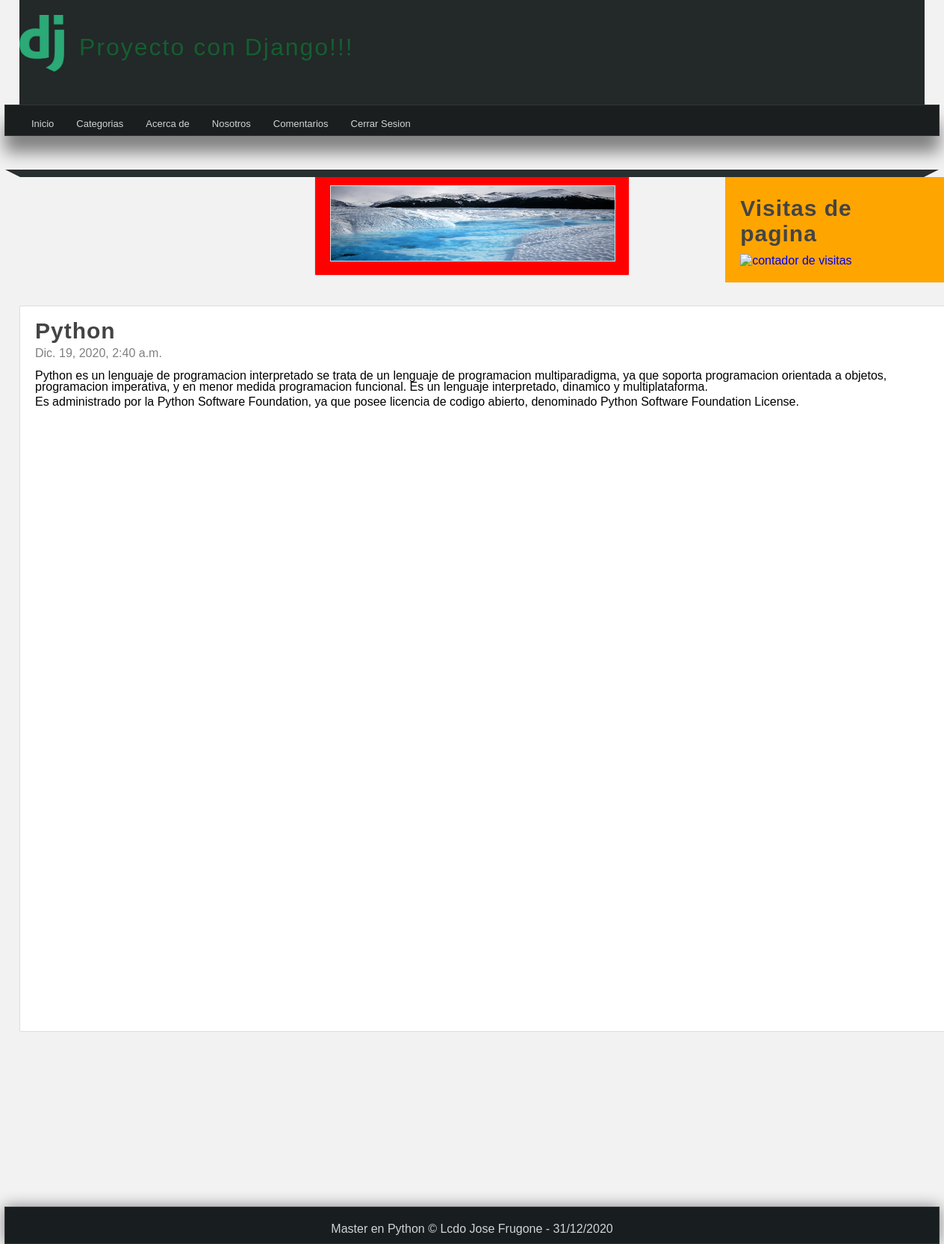
The page /detalles/1 (signed in) on the database its author committed.
### pages/models.py (models this page shows, shortened)
class Page(models.Model):
    title = models.CharField(max_length=150, verbose_name="Titulo")
    content = RichTextField(verbose_name="Contenido")
    slug = models.CharField(unique=True,max_length=150, verbose_name="URL_amigable")
    order = models.IntegerField(default=0,verbose_name="orden")
    visible = models.BooleanField(verbose_name="visible?")
    created_at = models.DateTimeField(auto_now_add=True, verbose_name="Creado_el")
    updated_at = models.DateTimeField(auto_now=True, verbose_name="Actualizado_el")
    class Meta:
        verbose_name = "Pagina"
        verbose_name_plural = "Paginas"

### blog/models.py (models this page shows, shortened)
class Article(models.Model):
    title = models.CharField(max_length=200, verbose_name="Titulo")
    content = RichTextField(verbose_name="contenido")
    Image = models.ImageField(default="null", verbose_name="Imagen", upload_to="articles")
    public = models.BooleanField(verbose_name="Publicado?")
    user = models.ForeignKey(User, verbose_name="Usuario", on_delete=models.CASCADE)
    categories = models.ManyToManyField(Category, verbose_name="Categorias", blank=True, related_name="articles")
    created_at = models.DateTimeField(auto_now_add=True, verbose_name="Creado el")
    updated_at = models.DateTimeField(auto_now=True, verbose_name="Editado el")
    class Meta:
        verbose_name = "Articulo"
        verbose_name_plural = "Articulos"

### blog/views.py (the view)
# urls.py: path('detalles/<int:article_id>', views.article, name="detalle")
@login_required(login_url="login")
def article(request, article_id):
    article = get_object_or_404(Article, id=article_id)
    return render(request, 'articles/detail.html',{
        'article':article
    })

### blog/processor.py (called while the page is built)
def get_categories(request):
    categories_in_use = Article.objects.filter(public=True).values_list('categories', flat=True)
    categoria = Category.objects.filter(id__in=categories_in_use).values_list('id', 'name', 'description')
    return {
        'ids':categories_in_use,
        'categoria':categoria
    }

### pages/context_processor.py (called while the page is built)
def get_pages(request):
    pages = Page.objects.filter(visible=True).order_by('order').values_list('id', 'title', 'slug')
    return {
        'pages':pages
    }

### blog/templates/articles/detail.html (shortened to what this page needs)
{% extends 'layout/layout.html' %}
{% block content %}
    <h1 class="title">{{article.title}}</h1>
    <span class="date">{{article.created_at}}</span>
    <p>{{article.content|safe}}</p>
{% endblock %}

### mainapp/templates/layout/layout.html (shortened to what this page needs)
{% load static %}
<!DOCTYPE html>
<html lang="es">
<head>
    <link rel="stylesheet" type="text/css" href="{% static 'css/styles.css' %}" />
</head>
<body>
    <header>
        <div id="logotipo">
            <img src="{% static 'images/logo.png'%}" />
            <h1>Proyecto con Django!!!</h1>
        </div>
    </header>
    <nav>
        <ul>
            <li>
                <a href="{% url 'inicio' %}">Inicio</a>
            </li>
            {% if user.email %}
                <li>
                    <a href="{% url 'list_article' %}">Categorias</a>
                </li>
                {% for page in pages %}
                <li>
                    <a href="{% url 'page' page.2 %}">{{page.1}}</a>
                </li>
                {% endfor %}
                <li>
                    <a href="{% url 'logout' %}">Cerrar Sesion</a>
                </li>
            {% endif %}
        </ul>
    </nav>
    <div class="barra">
        <span class="esquina-izquierda"></span>
        <span class="relleno-barra"></span>
        <span class="esquina-derecha"></span>
    </div>
    <div class="contador-visitas">
        <aside>
                <h2 class="title">Visitas de pagina</h2>
                <a href="https://www.contadorvisitasgratis.com" title="contador de visitas"><img
                        src="https://counter3.stat.ovh/private/contadorvisitasgratis.php?c=uaa1seee4dfrfe6n1kmllx6dggjh116s"
                        border="0" title="contador de visitas" alt="contador de visitas" target="_blank"></a>
        </aside>
    </div>
    <div class="box-imagen">
         <img src="{% static 'images/mifondo2.jpg'%}" />
    </div>
    <div class="content">
            <div class="box">
                {% block content %}{% endblock %}
            </div>
    </div>
    <div class="mapa-lugar">
                    <iframe src="https://www.google.com/maps/embed?pb=!1m14!1m12!1m3!1d15948.13508653324!2d-79.88568169999999!3d-2.1407391000000002!2m3!1f0!2f0!3f0!3m2!1i1024!2i768!4f13.1!5e0!3m2!1ses-419!2sec!4v1604331730668!5m2!1ses-419!2sec" width="300" height="200" frameborder="0" style="border:0;" allowfullscreen="" aria-hidden="false" tabindex="0"></iframe>
    </div>
    <footer>
        Master en Python &copy; Lcdo Jose Frugone - {% now "d/m/Y" %}
    </footer>
</body>
</html>

### mainapp/static/css/styles.css (style rules this page uses)
* { margin: 0px; padding: 0px; font-family: sans-serif, Arial, Helvetica; text-decoration: none; }
body { background-color: #F2F2F2; }
p, h2, h3, ul { margin-top: 5px; margin-bottom: 5px; }
ul, ol { margin-left: 20px; margin-bottom: 20px; }
header { width: 1212px; height: 140px; background-color: #232828; margin: 0px auto; }
#logotipo img { display: block; width: 60px; float: left; margin-top: 20px; }
#logotipo h1 { display: block; float: left; letter-spacing: 2px; margin-top: 45px; margin-left: 20px; font-weight: lighter; color: #145e30 }
nav { width: 1250px; height: 40px; background-color: #1B1E1F; border: 1px solid #333333; margin: 0 auto; margin-bottom: 45px; box-shadow: 0px 22px 22px gray; font-size: 13px; }
nav > ul { list-style: none; text-decoration: none; }
nav > ul > li { line-height: 40px; float: left; }
nav > ul > li > a { display: block; padding-left: 15px; padding-right: 15px; color: #d1d4d6; }
.barra { width: 1250px; margin: 0 auto; }
.esquina-izquierda { display: block; border-left: 20px solid transparent; border-top: 10px solid #2B2F30; float: left; }
.esquina-derecha { display: block; border-right: 20px solid transparent; border-top: 10px solid #2B2F30; float: right; }
.relleno-barra { display: block; width: 1210px; background: #282F30; height: 10px; float: left; }
.content { width: 1212px; min-height: 500px; margin: 0px auto; margin-bottom: 30px; margin-top: 40px; line-height: 15px; }
.date { display: block; margin-top: 15px; margin-bottom: 15px; color: grey; }
.box { background: white; width: 100%; min-height: 930px; padding: 20px; border: 1px solid #ddd; border-radius: 2px; margin: 0 auto; }
.box-imagen { background: red; width: 30%; height: 100px; padding: 20px; border: 1px solid #ddd; border-radius: 2px; margin: 0 auto; }
.box-imagen img { width: 100%; height: 100px; float: left; border: 1px solid #ddd; margin: 0 auto; }
.title { color: #444; letter-spacing: 1px; font-size: 30px; margin-bottom: 10px; margin-top: 5px; }
aside { float: right; width: 20%; padding: 20px; min-height: 100px; margin: 0 auto; background: orange; }
footer { width: 1250px; background-color: #181E1F; border: 1px solid #333; color: #d1d4d6; text-align: center; margin: 0 auto; padding-top: 20px; padding-bottom: 10px; box-shadow: 0px 0px 20px gray; }

### rows shown on the page
Page: title "Acerca de"
Page: title "Nosotros"
Page: title "Comentarios"
Article: title "Python", created_at "Dic. 19, 2020, 2:40 a.m.", content "Python es un lenguaje de programacion interpretado se trata de un lenguaje de programacion multiparadigma, ya que soporta programacion orientada a objetos, programacion imperativa, y en menor medida programacion funcional. Es un lenguaje interpretado, dinamico y multiplataforma. Es administrado por la Python Software Foundation, ya que posee licencia de codigo abierto, denominado Python Software Foundation License."
